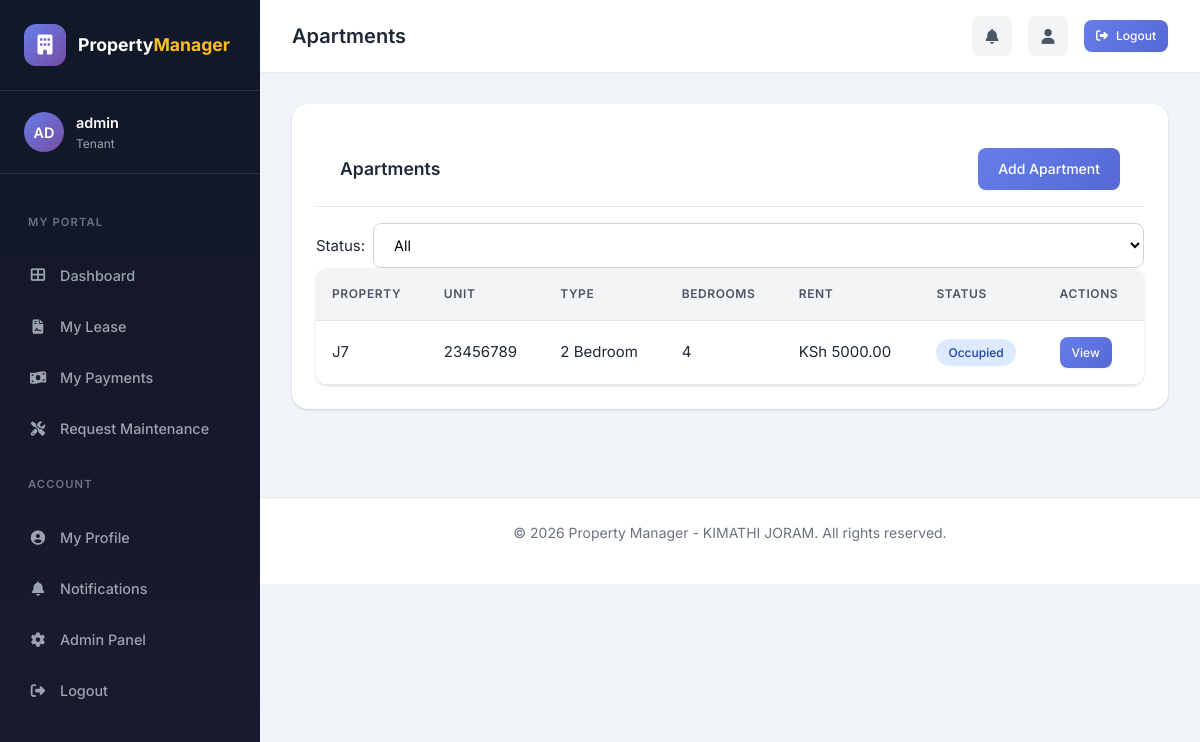
The page /apartments/ (signed in) on the database its author committed.
### apartments/models.py (models this page shows, shortened)
class UserProfile(models.Model):
    ROLE_CHOICES = [
        ('admin', 'System Administrator'),
        ('owner', 'Property Owner'),
        ('manager', 'Property Manager'),
        ('accountant', 'Accountant / Finance Officer'),
        ('maintenance', 'Maintenance Staff'),
        ('security', 'Security / Gate Officer'),
        ('tenant', 'Tenant'),
    ]
    user = models.OneToOneField(User, on_delete=models.CASCADE, related_name='profile')
    role = models.CharField(max_length=20, choices=ROLE_CHOICES, default='tenant')
    phone = models.CharField(max_length=20, blank=True)
    national_id = models.CharField(max_length=20, blank=True, help_text="National ID/Passport")
    profile_photo = models.ImageField(upload_to='profiles/', blank=True, null=True)
    date_of_birth = models.DateField(null=True, blank=True)
    address = models.TextField(blank=True)
    city = models.CharField(max_length=100, blank=True)
    county = models.CharField(max_length=100, blank=True)
    postal_code = models.CharField(max_length=20, blank=True)
    kra_pin = models.CharField(max_length=20, blank=True, help_text="KRA PIN (Kenya)")
    years_experience = models.IntegerField(default=0, blank=True)
    company_name = models.CharField(max_length=200, blank=True)
    license_number = models.CharField(max_length=100, blank=True)
    skill_type = models.CharField(max_length=100, blank=True, help_text="For maintenance: Plumber, Electrician, etc.")
    bank_name = models.CharField(max_length=100, blank=True)
    account_number = models.CharField(max_length=50, blank=True)
    bank_branch = models.CharField(max_length=100, blank=True)
    mpesa_paybill = models.CharField(max_length=50, blank=True)
    mpesa_till = models.CharField(max_length=50, blank=True)
    can_add_tenants = models.BooleanField(default=False, help_text="Can add new tenants")
    can_approve_payments = models.BooleanField(default=False, help_text="Can approve payments")
    can_view_reports = models.BooleanField(default=False, help_text="Can view financial reports")
    can_create_lease = models.BooleanField(default=False, help_text="Can create lease agreements")
    can_create_payment = models.BooleanField(default=False, help_text="Can record payments")
    can_create_maintenance = models.BooleanField(default=False, help_text="Can create maintenance requests")
    can_manage_properties = models.BooleanField(default=False, help_text="Can add/edit properties")
    can_manage_apartments = models.BooleanField(default=False, help_text="Can add/edit apartments")
    can_manage_users = models.BooleanField(default=False, help_text="Can manage user accounts")
    can_view_all_payments = models.BooleanField(default=False, help_text="Can view all payment records")
    can_view_all_maintenance = models.BooleanField(default=False, help_text="Can view all maintenance requests")
    assigned_property = models.ForeignKey('Property', on_delete=models.SET_NULL, null=True, blank=True, related_name='assigned_staff')
    availability_status = models.CharField(max_length=20, choices=[
        ('available', 'Available'),
        ('busy', 'Busy'),
        ('off', 'Off Duty'),
    ], default='available')
    shift = models.CharField(max_length=20, choices=[
        ('day', 'Day'),
        ('night', 'Night'),
    ], blank=True)
    supervisor_name = models.CharField(max_length=200, blank=True)
    assigned_gate = models.CharField(max_length=50, blank=True)
    emergency_contact_name = models.CharField(max_length=200, blank=True)
    emergency_contact_phone = models.CharField(max_length=20, blank=True)
    emergency_contact_relation = models.CharField(max_length=50, blank=True)
    created_at = models.DateTimeField(auto_now_add=True)
    updated_at = models.DateTimeField(auto_now=True)

class Apartment(models.Model):
    APARTMENT_TYPES = [
        ('studio', 'Studio'),
        ('one_bed', '1 Bedroom'),
        ('two_bed', '2 Bedroom'),
        ('three_bed', '3 Bedroom'),
        ('four_bed', '4 Bedroom'),
        ('penthouse', 'Penthouse'),
        ('bedsitter', 'Bedsitter'),
    ]
    STATUS_CHOICES = [
        ('available', 'Available'),
        ('occupied', 'Occupied'),
        ('maintenance', 'Under Maintenance'),
        ('reserved', 'Reserved'),
    ]
    property = models.ForeignKey(Property, on_delete=models.CASCADE, related_name='apartments')
    unit_number = models.CharField(max_length=50, help_text="Unit/Apartment number")
    floor = models.IntegerField(default=1, help_text="Floor number")
    apartment_type = models.CharField(max_length=20, choices=APARTMENT_TYPES, default='one_bed', db_index=True)
    bedrooms = models.IntegerField(default=1)
    bathrooms = models.FloatField(default=1.0)
    area_sqft = models.FloatField(default=0, help_text="Area in square feet")
    rent_amount = models.DecimalField(max_digits=10, decimal_places=2, help_text="Monthly rent")
    deposit_amount = models.DecimalField(max_digits=10, decimal_places=2, default=0, help_text="Security deposit")
    status = models.CharField(max_length=20, choices=STATUS_CHOICES, default='available', db_index=True)
    description = models.TextField(blank=True)
    has_water = models.BooleanField(default=True)
    has_electricity = models.BooleanField(default=True)
    has_wifi = models.BooleanField(default=False)
    has_parking = models.BooleanField(default=False)
    created_at = models.DateTimeField(auto_now_add=True)
    updated_at = models.DateTimeField(auto_now=True)
    class Meta:
        ordering = ['property', 'unit_number']
        unique_together = ['property', 'unit_number']
        indexes = [
            models.Index(fields=['property', 'status']),
            models.Index(fields=['apartment_type']),
        ]

class Property(models.Model):
    PROPERTY_TYPES = [
        ('apartment', 'Apartment Building'),
        ('bedsitter', 'Bedsitter'),
        ('commercial', 'Commercial Building'),
        ('land', 'Land'),
        ('villa', 'Villa'),
        ('house', 'House'),
    ]
    name = models.CharField(max_length=200, help_text="Property name or building name")
    property_type = models.CharField(max_length=20, choices=PROPERTY_TYPES, default='apartment')
    address = models.TextField(help_text="Full address of the property")
    latitude = models.DecimalField(max_digits=9, decimal_places=6, null=True, blank=True, help_text="GPS Latitude coordinate")
    longitude = models.DecimalField(max_digits=9, decimal_places=6, null=True, blank=True, help_text="GPS Longitude coordinate")
    total_units = models.IntegerField(default=1, help_text="Total number of apartments/units")
    description = models.TextField(blank=True, help_text="Additional description")
    title_deed_number = models.CharField(max_length=100, blank=True)
    water_account = models.CharField(max_length=50, blank=True)
    electricity_account = models.CharField(max_length=50, blank=True)
    owner = models.ForeignKey(User, on_delete=models.SET_NULL, null=True, blank=True, related_name='owned_properties')
    created_at = models.DateTimeField(auto_now_add=True, db_index=True)
    updated_at = models.DateTimeField(auto_now=True)
    class Meta:
        ordering = ['-created_at']
        indexes = [
            models.Index(fields=['-created_at']),
        ]

### apartments/views.py (the view, shortened to what this page needs)
# urls.py: path('apartments/', views.ApartmentListView.as_view(), name='apartment_list'),
class ApartmentListView(ListView):
    model = Apartment
    template_name = 'apartments/apartment_list.html'
    context_object_name = 'apartments'
    paginate_by = 10
    def get_queryset(self):
        user = self.request.user
        if user.is_superuser or user.is_staff:
            queryset = Apartment.objects.select_related('property').all()
        status = self.request.GET.get('status')
        property_id = self.request.GET.get('property')
        if status:
            queryset = queryset.filter(status=status)
        if property_id:
            queryset = queryset.filter(property_id=property_id)
        return queryset

### templates/apartments/apartment_list.html (shortened to what this page needs)
{% extends 'base.html' %}
{% block content %}
<div class="card">
    <div class="card-header">
        <h2 class="card-title">Apartments</h2>
        <a href="{% url 'apartment_create' %}" class="btn btn-primary">Add Apartment</a>
    </div>
    <div class="filters">
        <div class="filter-group">
            <label>Status:</label>
            <select onchange="location = this.value;">
                <option value="{% url 'apartment_list' %}">All</option>
            </select>
        </div>
    </div>
    <div class="table-container">
        <table>
            <thead>
                <tr>
                    <th>Property</th>
                    <th>Unit</th>
                    <th>Type</th>
                    <th>Bedrooms</th>
                    <th>Rent</th>
                    <th>Status</th>
                    <th>Actions</th>
                </tr>
            </thead>
            <tbody>
                {% for apartment in apartments %}
                <tr>
                    <td>{{ apartment.property.name }}</td>
                    <td>{{ apartment.unit_number }}</td>
                    <td>{{ apartment.get_apartment_type_display }}</td>
                    <td>{{ apartment.bedrooms }}</td>
                    <td>KSh {{ apartment.rent_amount|floatformat:2 }}</td>
                    <td>
                        <span class="badge {% if apartment.status == 'available' %}badge-success{% elif apartment.status == 'occupied' %}badge-info{% else %}badge-warning{% endif %}">
                            {{ apartment.get_status_display }}
                        </span>
                    </td>
                    <td>
                        <a href="{% url 'apartment_detail' apartment.pk %}" class="btn btn-sm btn-primary">View</a>
                    </td>
                </tr>
                {% empty %}
                <tr>
                    <td colspan="7" style="text-align: center; color: #666;">No apartments found</td>
                </tr>
                {% endfor %}
            </tbody>
        </table>
    </div>
</div>
{% endblock %}

### templates/base.html (shortened to what this page needs)
{% load static %}
    <!DOCTYPE html>
<html lang="en">
<head>
    <link rel="stylesheet" href="https://cdnjs.cloudflare.com/ajax/libs/font-awesome/6.4.0/css/all.min.css">
    <link rel="stylesheet" href="{% static 'style.css' %}">
</head>
<body class="{% block body_class %}{% endblock %}" oncontextmenu="return {% if user.is_staff or user.is_superuser %}true{% else %}false{% endif %};" onselectstart="return {% if user.is_staff or user.is_superuser %}true{% else %}false{% endif %};" oncopy="return {% if user.is_staff or user.is_superuser %}true{% else %}false{% endif %};" style="">
    <div class="app-container">
        {% if user.is_authenticated %}
        <aside class="sidebar">
            <div class="sidebar-header">
                <a href="{% url 'dashboard' %}" class="logo">
                    <div class="logo-icon">
                        <i class="fas fa-building"></i>
                    </div>
                    <div class="logo-text">Property<span>Manager</span></div>
                </a>
            </div>
            <div class="sidebar-user">
                <div class="user-avatar">{% if user.get_initials %}{{ user.get_initials }}{% else %}{{ user.username|slice:"2"|upper }}{% endif %}</div>
                <div class="user-info">
                    <div class="user-name">{{ user.get_full_name|default:user.username }}</div>
                    <div class="user-role">{% if user.profile %}{{ user.profile.get_role_display }}{% else %}User{% endif %}</div>
                </div>
            </div>
            <nav class="nav-menu">
                {% if user.profile.role == 'tenant' %}
                <div class="nav-section">
                    <div class="nav-section-title">My Portal</div>
                </div>
                <div class="nav-item">
                    <a href="{% url 'dashboard' %}" class="nav-link {% if request.path == '/' %}active{% endif %}">
                        <i class="fas fa-th-large"></i>
                        <span>Dashboard</span>
                    </a>
                </div>
                <div class="nav-item">
                    <a href="{% url 'lease_list' %}" class="nav-link {% if '/leases' in request.path %}active{% endif %}">
                        <i class="fas fa-file-contract"></i>
                        <span>My Lease</span>
                    </a>
                </div>
                <div class="nav-item">
                    <a href="{% url 'payment_list' %}" class="nav-link {% if '/payments' in request.path %}active{% endif %}">
                        <i class="fas fa-money-bill-wave"></i>
                        <span>My Payments</span>
                    </a>
                </div>
                <div class="nav-item">
                    <a href="{% url 'maintenance_list' %}" class="nav-link {% if '/maintenance' in request.path %}active{% endif %}">
                        <i class="fas fa-tools"></i>
                        <span>Request Maintenance</span>
                    </a>
                </div>
                {% endif %}
                <div class="nav-section">
                    <div class="nav-section-title">Account</div>
                </div>
                <div class="nav-item">
                    <a href="{% url 'profile' %}" class="nav-link {% if '/profile' in request.path %}active{% endif %}">
                        <i class="fas fa-user-circle"></i>
                        <span>My Profile</span>
                    </a>
                </div>
                <div class="nav-item">
                    <a href="{% url 'notifications_list' %}" class="nav-link {% if '/notifications' in request.path %}active{% endif %}">
                        <i class="fas fa-bell"></i>
                        <span>Notifications</span>
                    </a>
                </div>
                {% if user.is_staff %}
                <div class="nav-item">
                    <a href="{% url 'admin:index' %}" target="_blank" class="nav-link">
                        <i class="fas fa-cog"></i>
                        <span>Admin Panel</span>
                    </a>
                </div>
                {% endif %}
                <div class="nav-item">
                    <a href="{% url 'logout' %}" class="nav-link">
                        <i class="fas fa-sign-out-alt"></i>
                        <span>Logout</span>
                    </a>
                </div>
            </nav>
        </aside>
        {% endif %}
        <main class="main-content">
            <header class="top-header">
                <h1 class="page-title">
                    {% if request.path == '/' %}Dashboard{% elif '/properties' in request.path %}Properties{% elif '/apartments' in request.path %}Apartments{% elif '/tenants' in request.path %}Tenants{% elif '/leases' in request.path %}Leases{% elif '/payments' in request.path %}Payments{% elif '/expenses' in request.path %}Expenses{% elif '/maintenance' in request.path %}Maintenance{% elif '/gis' in request.path %}GIS Map{% elif '/reports' in request.path %}Reports{% else %}Property Manager{% endif %}
                </h1>
                <div class="header-actions">
                    <a href="{% url 'notifications_list' %}" class="header-btn">
                        <i class="fas fa-bell"></i>
                    </a>
                    <a href="{% url 'profile' %}" class="header-btn">
                        <i class="fas fa-user"></i>
                    </a>
                    <a href="{% url 'logout' %}" class="btn btn-primary btn-sm">
                        <i class="fas fa-sign-out-alt"></i> Logout
                    </a>
                </div>
            </header>
            <div class="container">
                {% block content %}{% endblock %}
            </div>
            <footer class="footer">
                <p>&copy; 2026 Property Manager - KIMATHI JORAM. All rights reserved.</p>
            </footer>
        </main>
    </div>
</body>
</html>

### rows shown on the page
Apartment: property.name "J7", unit_number "23456789", apartment_type "2 Bedroom", bedrooms "4", rent_amount "5000.00", status "Occupied"

### other values the page prints
{{ user.username|slice:"2"|upper }} "AD"
{{ user.get_full_name|default:user.username }} "admin"
{{ user.profile.get_role_display }} "Tenant"
